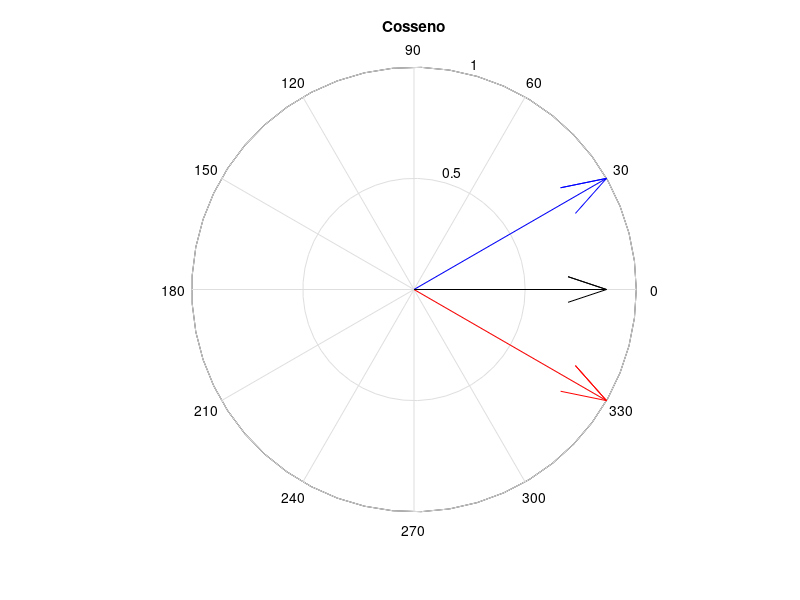
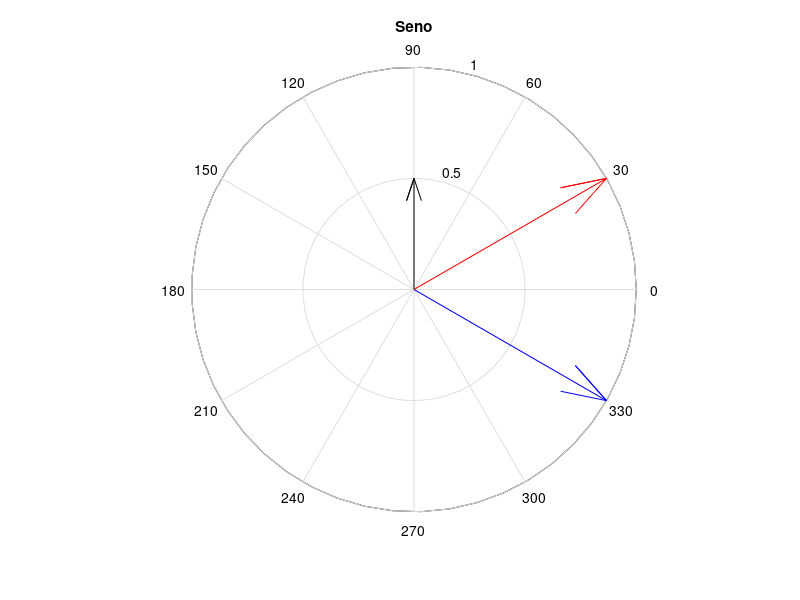

Write MATLAB code to recreate these figures, in order.
theta = pi/6;%  ngulo θ
z = exp(1i*theta);% Cálculo do número complexo z = e^(i*theta)
cos_theta=(exp(1i*theta)+exp(-1i *theta))/2;% Cálculo cos(theta)
exp_menos_theta=exp(-1i *theta);
figure(3)% Representação do cos(theta)
compass(exp_menos_theta, 'r'); hold on
compass(z,'b');
compass(cos_theta, 'k');
title("Cosseno");
%Calcular sen(theta)
figure(4)
sen_theta=((exp(1i*theta)- exp(-1i * theta))/2i)*1i;
%Representar sen(theta)
figure(4)
compass(exp_menos_theta, 'b'); hold on
compass(z,'r');
compass(sen_theta, 'k');
title("Seno");